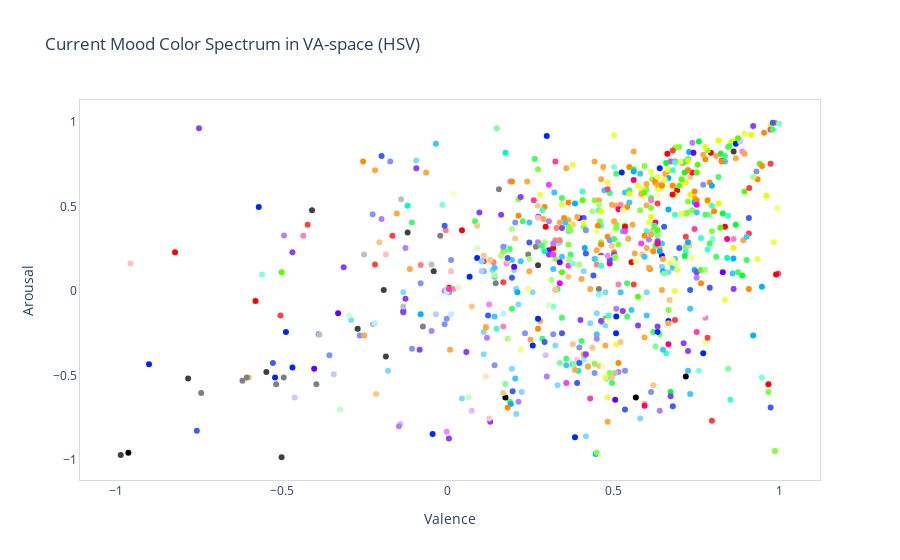

Write notebook code for a chart like this one.
### Code cell
hh_ = (hh * 360)
ss_ = (ss * 100)
vv_ = (vv * 100)

colors_hsv = np.array([(h, s, v) for h, s, v in zip(hh_, ss_, vv_)])

hsv_string = []
for color in colors_hsv:
    h, s, v = color
    hsv_string.append(f'hsv({h},{s}%,{v}%)')
    
layout = dict(
            plot_bgcolor='white',
            xaxis=dict(title='Valence',
                         linecolor='#d9d9d9',
                         showgrid=False,
                         mirror=True),
            yaxis=dict(title='Arousal',
                         linecolor='#d9d9d9',
                         showgrid=False,
                         mirror=True),
            title='Current Mood Color Spectrum in VA-space (HSV)')

fig = go.Figure(layout=layout)

fig.add_trace(
    go.Scatter(
        x=current_mood.CurrentMoodV,
        y=current_mood.CurrentMoodA,
        mode='markers',
        textposition='top center',
        marker=dict(color=hsv_string),
    )
)

### Figure 1 — Plotly figure (JSON) as saved in the notebook; plotly's stock layout.template omitted (floating-point values rounded to 4 significant figures; data arrays with more than 128 entries replaced by an {"elided": "..."} marker saying what was removed)
{"data": [{"marker": {"color": {"elided": "738 str values"}}, "mode": "markers", "textposition": "top center", "type": "scatter", "x": {"elided": "738 float values"}, "y": {"elided": "738 float values"}}], "layout": {"plot_bgcolor": "white", "title": {"text": "Current Mood Color Spectrum in VA-space (HSV)"}, "xaxis": {"linecolor": "#d9d9d9", "mirror": true, "showgrid": false, "title": {"text": "Valence"}}, "yaxis": {"linecolor": "#d9d9d9", "mirror": true, "showgrid": false, "title": {"text": "Arousal"}}}}
